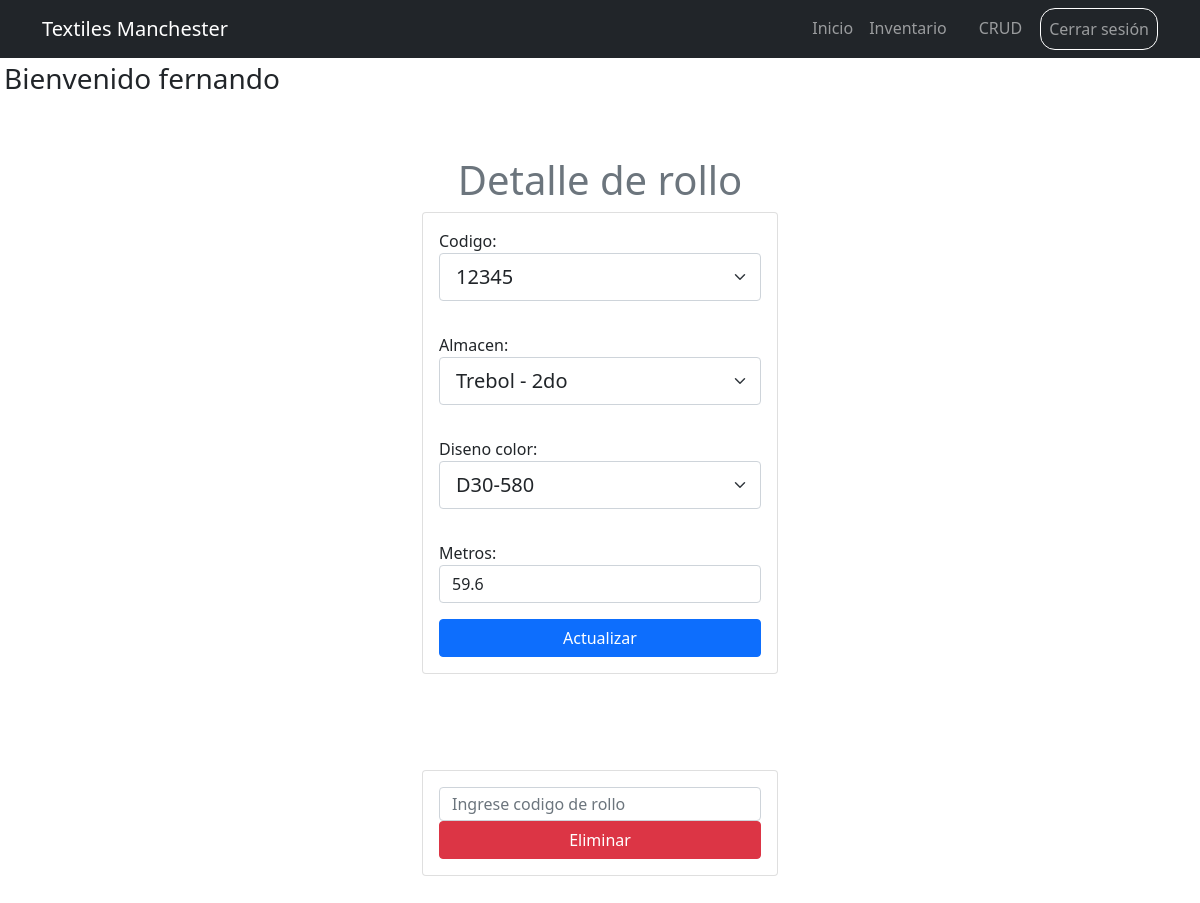
/inventario/2/ (signed in), run on the app's committed database.
### inventory/models.py (models this page shows, shortened)
class Rollos(models.Model):
    codigo = models.CharField(unique=True, max_length=20)
    almacen = models.ForeignKey(Almacen, on_delete=models.CASCADE)
    diseno_color = models.ForeignKey(Diseno_Color, on_delete=models.CASCADE)
    metros = models.CharField(max_length=10)
    created = models.DateTimeField(auto_now_add=True)
    user  = models.ForeignKey(User, on_delete=models.CASCADE)

### inventory/views.py (the view, shortened to what this page needs)
# urls.py: path('inventario/<int:rollo_id>/', views.rollo_detail, name='rollo_detail'),
@login_required
def rollo_detail(request, rollo_id):
    if request.method == 'GET':
        rollos = get_object_or_404(Rollos, pk=rollo_id)
        form = RollosForm(instance=rollos)
        return render(request, 'rollo_detail.html', {
            'rollos': rollos,
            'form': form})

### inventory/forms.py
class RollosForm(forms.ModelForm):
    class Meta:
        model = Rollos
        fields = ['codigo','almacen', 'diseno_color','metros']
        widgets = {
            'codigo': forms.TextInput(attrs={'class': 'form-select form-select-lg mb-3', 'placeholder': 'Ingrese codigo'}),
            'almacen': forms.Select(attrs={'class': 'form-select form-select-lg mb-3', 'placeholder': 'Seleccione almacen'}),
            'diseno_color': forms.Select(attrs={'class': 'form-select form-select-lg mb-3', 'placeholder': 'Seleccione diseño y color'}),
            'metros': forms.TextInput(attrs={'class': 'form-control', 'placeholder': 'Ingrese metraje'})
        }

### inventory/models.py (called while the page is built)
    def __str__(self):
        return self.name

    def __str__(self):
        return self.name

### inventory/templates/rollo_detail.html (shortened to what this page needs)
{% extends 'base.html' %}
{% block content %}
<main class="container">
    <div class="row">
        <div class="col-md-4 offset-md-4 py-5">
            <h1 class="text-secondary text-center">Detalle de rollo</h1>
            <form method="POST" class="card card-body">
                {{form.as_p}}
                <button class="btn btn-primary">Actualizar</button>
            </form>
        </div>
    </div>
</main>
<main class="container">
    <div class="row">
            <div class="col-md-4 offset-md-4 py-5">
                <form  method="POST" class="card card-body">
                    <input type="text" placeholder="Ingrese codigo de rollo" class="form-control py-1">
                    <button class="btn btn-danger">Eliminar</button>
                </form>
            </div>
    </div>
</main>
{% endblock %}

### inventory/templates/base.html (shortened to what this page needs)
{% load static %}
<!DOCTYPE html>
<html lang="en">
<head>
    <link href="https://cdn.jsdelivr.net/npm/bootstrap@5.0.2/dist/css/bootstrap.min.css" rel="stylesheet">
    <link rel="stylesheet" href="https://cdn.datatables.net/1.13.5/css/dataTables.bootstrap5.min.css">
    <link rel="stylesheet" href="https://cdn.datatables.net/1.13.5/css/jquery.dataTables.min.css">
</head>
<body>
    <nav class="navbar navbar-expand-lg bg-dark navbar-dark">
        <div class="container">
          <a class="navbar-brand" href="/">Textiles Manchester</a>
          <div class="collapse navbar-collapse" id="navbarSupportedContent">
            <ul class="navbar-nav ms-auto">
                <li class="nav-item">
                    <a class="nav-link" href="/">Inicio</a>
                </li>
                {% if user.is_authenticated %}
                <li class="nav-item">
                    <a class="nav-link" href="/pagina/">Inventario</a>
                </li>
                <li class="nav-item">
                    <a class="nav-link" href="/inventario/"></a>
                </li>
                <li class="nav-item">
                    <a class="nav-link" href="/CRUD/">CRUD</a>
                </li>
                <li class="nav-item" style="border: 1px solid white; border-radius: 15px; margin-left: 10px;">
                    <a class="nav-link" href="/logout">Cerrar sesión</a>
                </li>
                {% endif %}
            </ul>
          </div>
        </div>
      </nav>
    {%if user.is_authenticated%}
        <h3 class="p-1">Bienvenido {{user.username}}</h3>
    {%endif%}
    {% block content %}
    {% endblock %}
</body>
</html>

### data on the page
Rollos: codigo "12345", almacen "Trebol - 2do", diseno_color "D30-580", metros "59.6"

### other printed values
{{ user.username }} "fernando"
